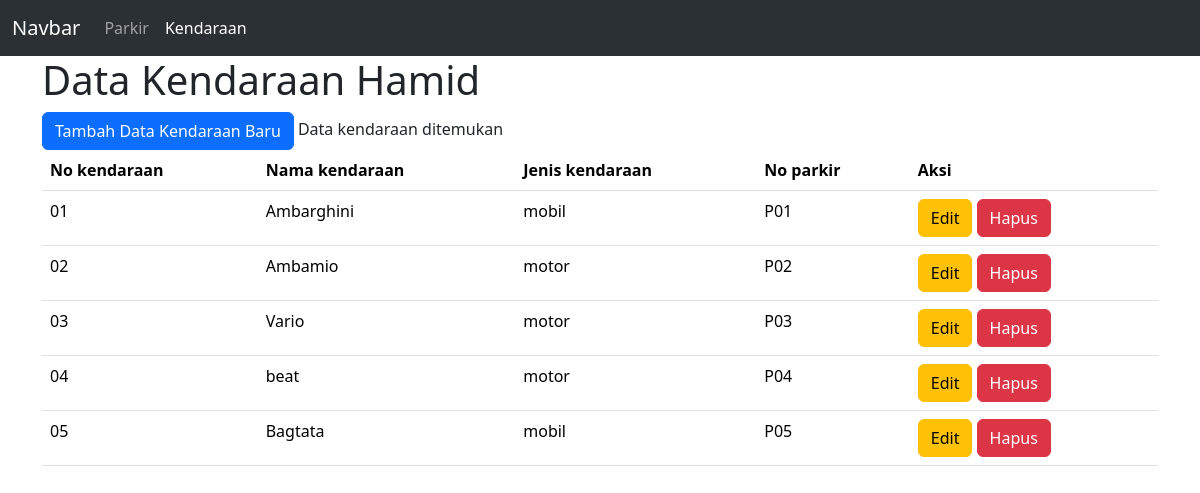
Page /view/Kendaraan/index.php on the committed database.
### tables this page shows
CREATE TABLE `kendaraan` (
  `No_kendaraan` varchar(15) NOT NULL,
  `Nama_kendaraan` text,
  `Jenis_kendaraan` varchar(27) DEFAULT NULL,
  `No_parkir` varchar(20) DEFAULT NULL
);

### view/Kendaraan/index.php (the view, shortened to what this page needs)
<!DOCTYPE html>
<html lang="en">
<head>
    <link rel="stylesheet" href="https://cdn.jsdelivr.net/npm/bootstrap@5.3.3/dist/css/bootstrap.min.css">
</head>
<body>
<nav class="navbar navbar-expand-lg bg-body-tertiary" data-bs-theme="dark">
  <div class="container-fluid">
    <a class="navbar-brand" href="#">Navbar</a>
    <div class="collapse navbar-collapse" id="navbarNav">
      <ul class="navbar-nav">
        <li class="nav-item">
          <a class="nav-link " aria-current="page" href="../Parkir/index.php">Parkir</a>
        </li>
        <li class="nav-item">
          <a class="nav-link active" href="">Kendaraan</a>
        </li>
      </ul>
    </div>
  </div>
</nav>
    <div class="container">
      <h1>Data Kendaraan Hamid</h1>
      <a href="view_tambah.php" class="btn btn-primary">Tambah Data Kendaraan Baru</a>
     <table class="table">
            <tr>
            <th scope="col">No kendaraan</th>
            <th scope="col">Nama kendaraan</th>
            <th scope="col">Jenis kendaraan</th>
            <th scope="col">No parkir</th>
            <th>Aksi</th>
            </tr>
    <tbody>
         <?php
             include "../../config/koneksi.php";
              $query = mysqli_query($conn, "SELECT * FROM kendaraan");
              if(mysqli_num_rows($query)){
                  while($result = mysqli_fetch_assoc($query)){
              ?>
              <tr>
                  <td><?php echo $result['No_kendaraan'] ?></td>
                  <td><?php echo $result['Nama_kendaraan'] ?></td>
                  <td><?php echo $result['Jenis_kendaraan'] ?></td>
                  <td><?php echo $result['No_parkir'] ?></td>
                  <td>
                      <a href='view.edit.php' class="btn btn-warning">Edit</a>
                      <a href='hapus.php'No_parkir=<?php echo $result['No_parkir']?>
                      onclick="return confirm('bener nih?')" class="btn btn-danger">Hapus</a>
                  </td>
              </tr>
              <?php
                  }
              } else {
                  echo "Data kendaraan tidak ditemukan";
              }
        ?>
    </tbody>
    </table>
    </div>
</body>
</html>

### rows in the picture
kendaraan: No_kendaraan "01", Nama_kendaraan "Ambarghini", Jenis_kendaraan "mobil", No_parkir "P01"
kendaraan: No_kendaraan "02", Nama_kendaraan "Ambamio", Jenis_kendaraan "motor", No_parkir "P02"
kendaraan: No_kendaraan "03", Nama_kendaraan "Vario", Jenis_kendaraan "motor", No_parkir "P03"
kendaraan: No_kendaraan "04", Nama_kendaraan "beat", Jenis_kendaraan "motor", No_parkir "P04"
kendaraan: No_kendaraan "05", Nama_kendaraan "Bagtata", Jenis_kendaraan "mobil", No_parkir "P05"
